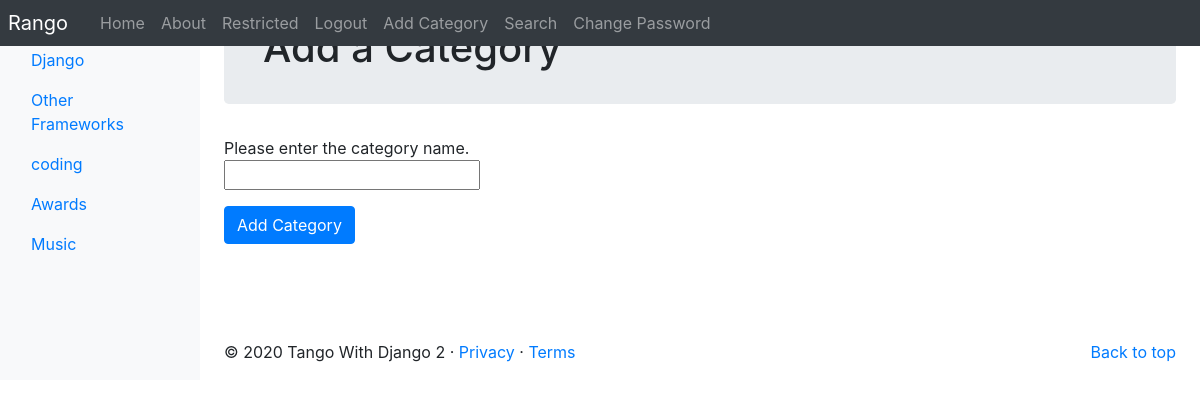
Page /rango/add_category/ (signed in) on the committed database.
### rango/models.py (models this page shows, shortened)
class Category(models.Model):
    name = models.CharField(max_length=128, unique=True)
    views = models.IntegerField(default=0)
    likes = models.IntegerField(default=0)
    slug = models.SlugField(unique=True)
    class Meta:
        verbose_name_plural = 'categories'

### rango/views.py (the view, shortened to what this page needs)
# urls.py: path('add_category/', views.add_category, name='add_category'),
@login_required
def add_category(request):
    form = CategoryForm()
    return render(request, 'rango/add_category.html', {'form': form})

### rango/forms.py
class CategoryForm(forms.ModelForm):
    name = forms.CharField(max_length=128,help_text="Please enter the category name.")
    views = forms.IntegerField(widget=forms.HiddenInput(), initial=0)
    likes = forms.IntegerField(widget=forms.HiddenInput(), initial=0)
    slug = forms.CharField(widget=forms.HiddenInput(), required=False)
    class Meta:
        model = Category
        fields = ('name',)

### rango/templatetags/rango_template_tags.py (called while the page is built)
@register.inclusion_tag('rango/categories.html')
def get_category_list(current_category=None):
    return {'categories': Category.objects.all(),
            'current_category': current_category}

### templates/rango/add_category.html (shortened to what this page needs)
{% extends 'rango/base.html' %}
{% load staticfiles %}
{% block body_block %}
<div class="jumbotron p-4">
    <div class="container">
        <h1 class="jumbotron-heading">Add a Category</h1>
    </div>
</div>
<div class="container">
    <div class="row">
        <form class="form-signin" role="form" id="category_form" method="post" action="{% url 'rango:add_category'  %}">
            {% for field in form.visible_fields %}
                {{ field.help_text }}<br />
                {{ field }}<br />
                <div class="p-2"></div>
            {% endfor %}
            <button class="btn btn-primary" type="submit" name="submit">
                Add Category
            </button>
            <div class="p-5"></div>
        </form>
    </div>
</div>
{% endblock %}

### templates/rango/categories.html (shortened to what this page needs)
<ul class="nav flex-column">
    {% if categories %}
    {% for c in categories %}
    {% if c == current_category %}
    <li class="nav-item">
        <a class="nav-link active" href="{% url 'rango:show_category' c.slug %}">
            <span data-feather="archive"></span>{{ c.name }}
        </a>
    </li>
    {% else %}
    <li class="nav-item">
        <a class="nav-link" href="{% url 'rango:show_category' c.slug %}">
            {{ c.name }}
        </a>
    </li>
    {% endif %}
    {% endfor %}
    {% else %}
    <li class="nav-item">There are no categories present.</li>
    {% endif %}
</ul>

### rows in the picture
Category: name "Django"
Category: name "Other Frameworks"
Category: name "coding"
Category: name "Awards"
Category: name "Music"

### other values in the picture
{{ field.help_text }} "Please enter the category name."
